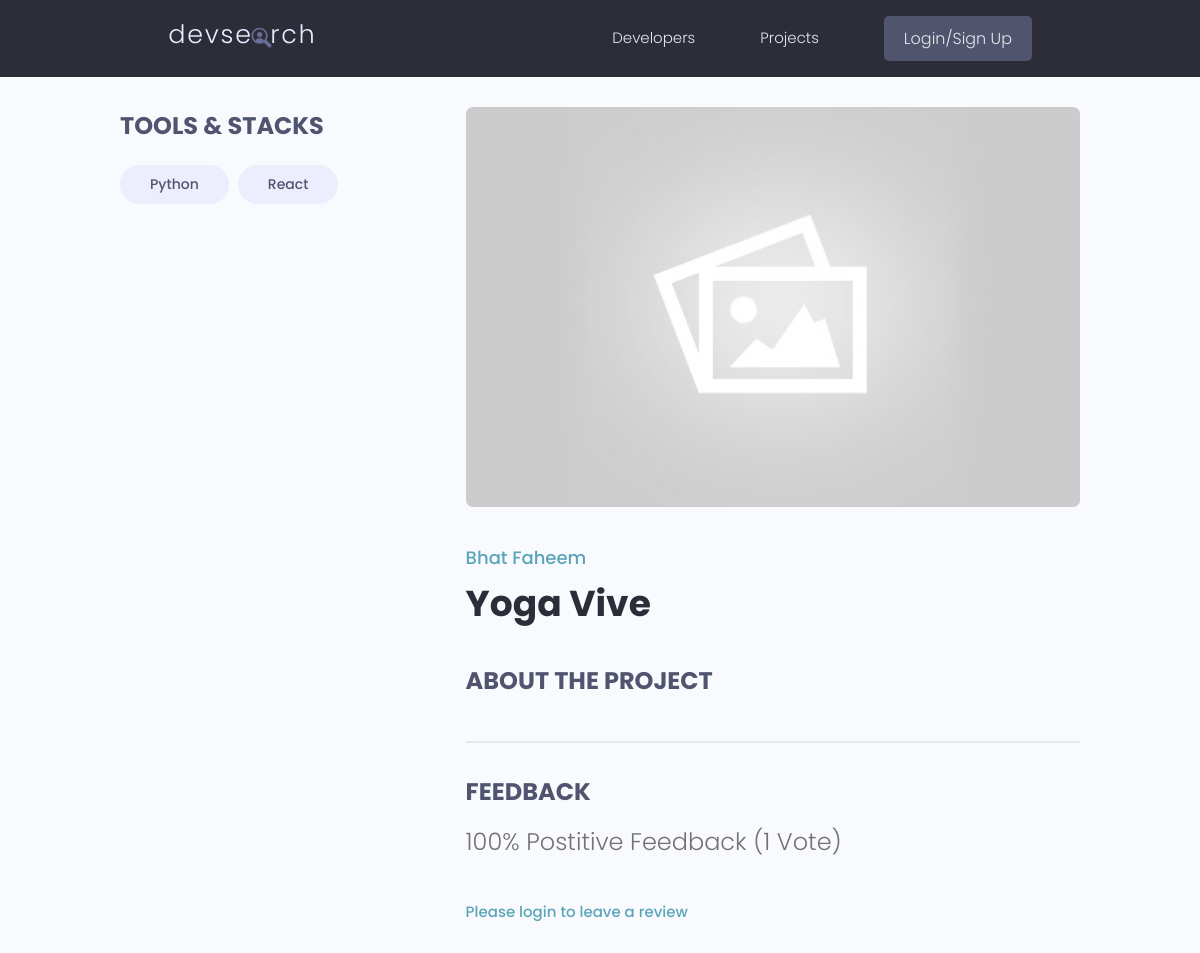
Before: /projects/project/4f82afb1-2337-4b10-ab12-f81994ded37b/ with the older database file.
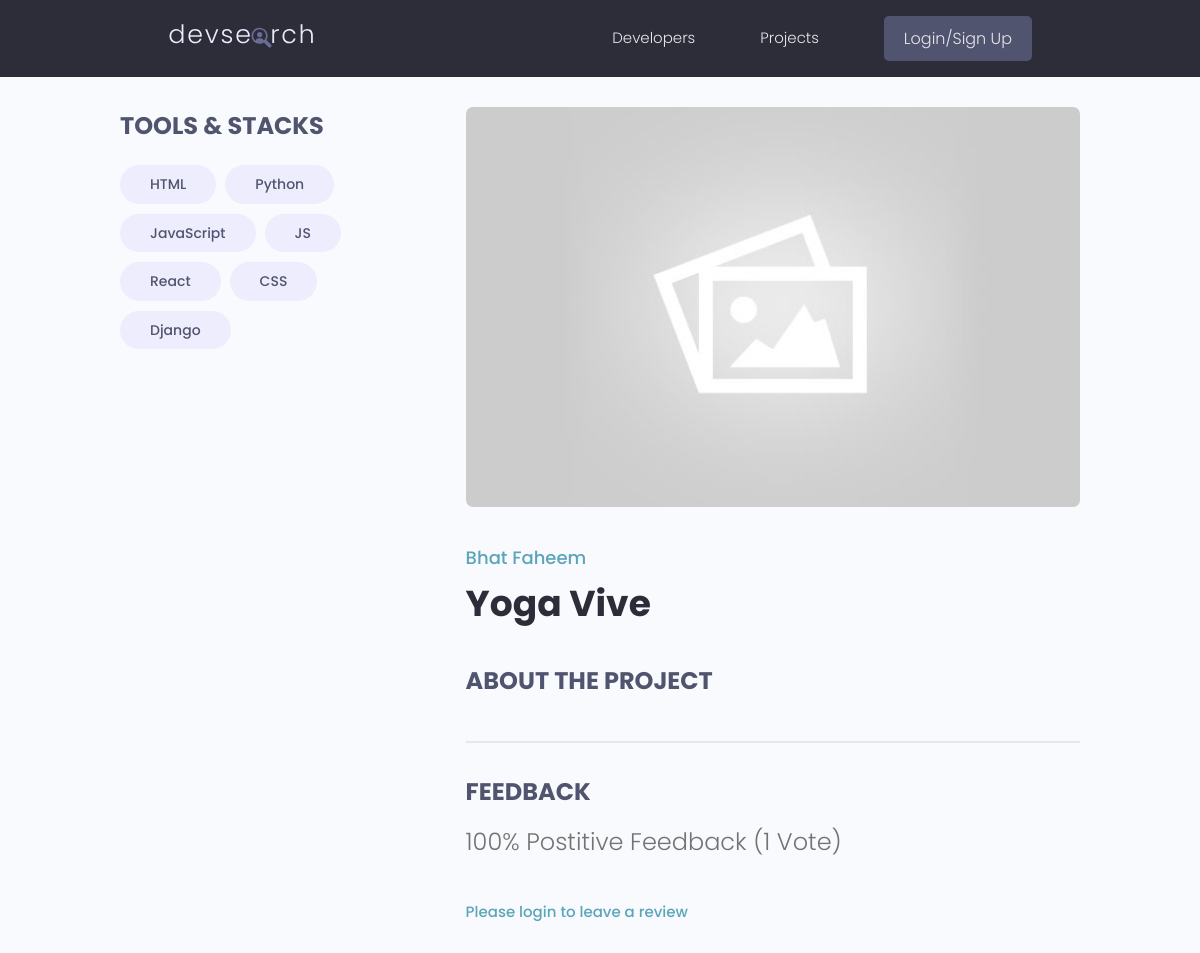
After: the same page with the newer database file.
### projects/models.py (models this page shows)
class Tag(models.Model):
    name = models.CharField(max_length=200)
    created = models.DateTimeField(auto_now_add=True)
    id = models.UUIDField(
        default=uuid.uuid4, unique=True, primary_key=True, editable=False
    )
    def __str__(self):
        return self.name

### projects/views.py (the view, shortened to what this page needs)
# urls.py: path("project/<str:key>/", views.project, name="project"),
def project(request, key):
    projectObj = Project.objects.get(id=key)
    form = ReviewForm()
    return render(
        request, "projects/single-project.html", {"project": projectObj, "form": form}
    )

### projects/models.py (called while the page is built)
    @property
    def imageURL(self):
        try:
            url = self.featured_image.url
        except:
            url = ""
        return url

    @property
    def reviewers(self):
        queryset = self.review_set.all().values_list("owner__id", flat=True)
        return queryset

### projects/templates/projects/single-project.html (shortened to what this page needs)
{% extends 'main.html' %} {% block content %}
<main class="singleProject my-md">
    <div class="container">
      <div class="layout">
        <div class="column column--1of3">
          <h3 class="singleProject__subtitle">Tools & Stacks</h3>
          <div class="singleProject__toolStack">
            {% for tag in project.tags.all %}
            <span class="tag tag--pill tag--sub tag--lg">
              <small>{{tag}}</small>
            </span>
            {% endfor %}
          </div>
        </div>
        <div class="column column--2of3">
          <img class="singleProject__preview" src="{{ project.imageURL}}" alt="portfolio thumbnail" />
          <a href="{% url 'user-profile' project.owner.id %}" class="singleProject__developer">{{project.owner.name}}</a>
          <h2 class="singleProject__title">{{project.title}}</h2>
          <h3 class="singleProject__subtitle">About the Project</h3>
          <div class="comments">
            <h3 class="singleProject__subtitle">Feedback</h3>
            <h5 class="project--rating">
              {{project.vote_ratio}}% Postitive Feedback ({{project.vote_total}} Vote{{project.vote_total|pluralize:"s"}})
            </h5>
            {% if request.user.profile.id in project.reviewers %}
            <p>You have already submitted your review for this project</p>
            {% elif request.user.profile == project.owner %}
            <p>You can not review your own work</p>
            {% else %}
            <a href="{% url 'login' %}?next={{request.path}}">Please login to leave a review</a>
            {% endif %}
          </div>
        </div>
      </div>
    </div>
  </main>
{% endblock content %}

Changed rows visible on the page:
added Tag: name "HTML"
now on this page (row unchanged): Tag: name "JavaScript"
added Tag: name "JS"
added Tag: name "CSS"
now on this page (row unchanged): Tag: name "Django"
